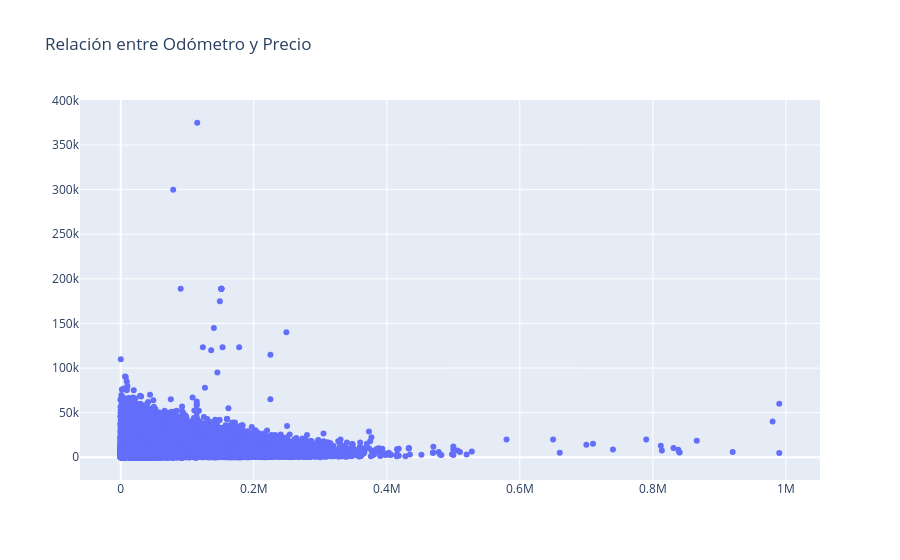

Notebook code cell kept with this figure:
### Markdown cell above
### Como construir un gráfico de dispersión con ploty

### Code cell
# Crear un scatter plot utilizando plotly.graph_objects
# Se crea una figura vacía y luego se añade un rastro de scatter
fig = go.Figure(data=[go.Scatter(x=df['odometer'], y=df['price'], mode='markers')])

# Opcional: Puedes añadir un título al gráfico si lo deseas
fig.update_layout(title_text='Relación entre Odómetro y Precio')

# Mostrar el gráfico Plotly
fig.show()

### Figure 1 — Plotly figure (JSON) as saved in the notebook; plotly's stock layout.template omitted (floating-point values rounded to 4 significant figures; data arrays with more than 128 entries replaced by an {"elided": "..."} marker saying what was removed)
{"data": [{"mode": "markers", "type": "scatter", "x": {"elided": "51525 float values"}, "y": {"elided": "51525 int values"}}], "layout": {"title": {"text": "Relación entre Odómetro y Precio"}}}
